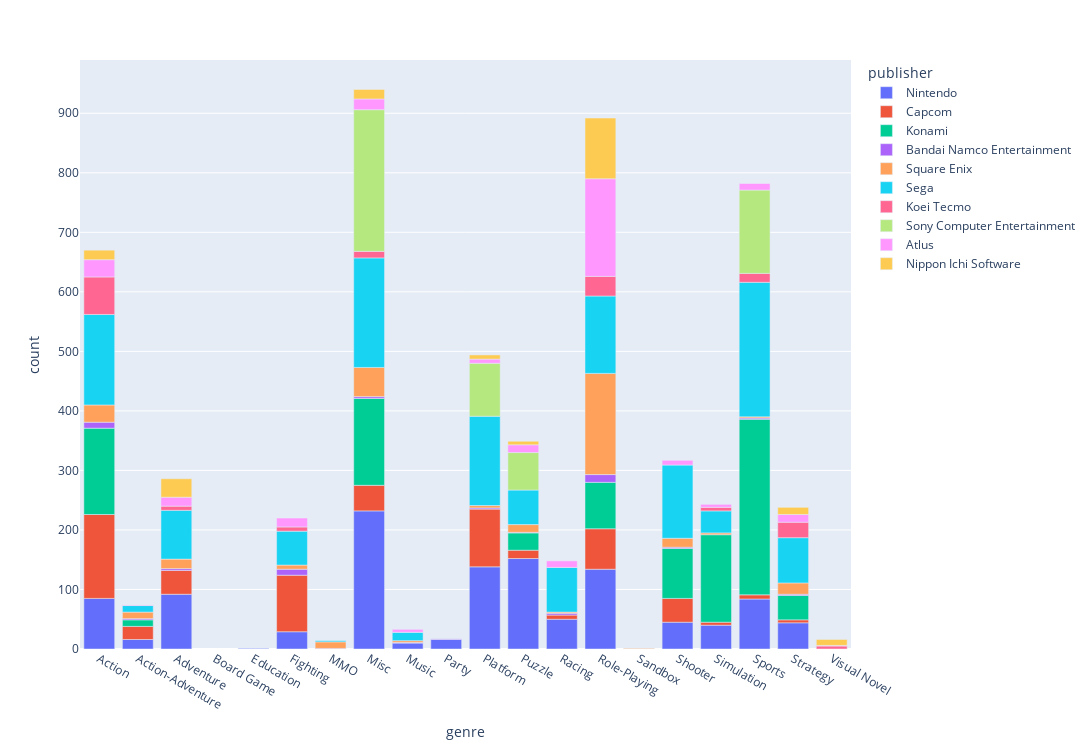

The notebook cell this image was saved under:
### Code cell
fig = px.bar(df_genres_per_jp_publusher_melted_for_plot, x='genre', y='count', color='publisher', height=750, width=1920)
fig.show()

### Figure 1 — Plotly figure (JSON) as saved in the notebook; plotly's stock layout.template omitted (floating-point values rounded to 4 significant figures)
{"data": [{"alignmentgroup": "True", "hovertemplate": "publisher=Nintendo<br>genre=%{x}<br>count=%{y}<extra></extra>", "legendgroup": "Nintendo", "marker": {"color": "#636efa", "pattern": {"shape": ""}}, "name": "Nintendo", "offsetgroup": "Nintendo", "orientation": "v", "showlegend": true, "textposition": "auto", "type": "bar", "x": ["Action", "Action-Adventure", "Adventure", "Board Game", "Education", "Fighting", "MMO", "Misc", "Music", "Party", "Platform", "Puzzle", "Racing", "Role-Playing", "Sandbox", "Shooter", "Simulation", "Sports", "Strategy", "Visual Novel"], "xaxis": "x", "y": [85, 16, 92, null, 1, 29, null, 232, 10, 16, 138, 152, 50, 134, null, 45, 40, 84, 44, null], "yaxis": "y"}, {"alignmentgroup": "True", "hovertemplate": "publisher=Capcom<br>genre=%{x}<br>count=%{y}<extra></extra>", "legendgroup": "Capcom", "marker": {"color": "#EF553B", "pattern": {"shape": ""}}, "name": "Capcom", "offsetgroup": "Capcom", "orientation": "v", "showlegend": true, "textposition": "auto", "type": "bar", "x": ["Action", "Action-Adventure", "Adventure", "Board Game", "Education", "Fighting", "MMO", "Misc", "Music", "Party", "Platform", "Puzzle", "Racing", "Role-Playing", "Sandbox", "Shooter", "Simulation", "Sports", "Strategy", "Visual Novel"], "xaxis": "x", "y": [141, 22, 40, null, null, 95, null, 43, null, null, 97, 14, 7, 68, null, 40, 5, 7, 5, null], "yaxis": "y"}, {"alignmentgroup": "True", "hovertemplate": "publisher=Konami<br>genre=%{x}<br>count=%{y}<extra></extra>", "legendgroup": "Konami", "marker": {"color": "#00cc96", "pattern": {"shape": ""}}, "name": "Konami", "offsetgroup": "Konami", "orientation": "v", "showlegend": true, "textposition": "auto", "type": "bar", "x": ["Action", "Action-Adventure", "Adventure", "Board Game", "Education", "Fighting", "MMO", "Misc", "Music", "Party", "Platform", "Puzzle", "Racing", "Role-Playing", "Sandbox", "Shooter", "Simulation", "Sports", "Strategy", "Visual Novel"], "xaxis": "x", "y": [145, 11, null, null, null, null, null, 146, null, null, null, 29, null, 78, null, 84, 147, 295, 41, null], "yaxis": "y"}, {"alignmentgroup": "True", "hovertemplate": "publisher=Bandai Namco Entertainment<br>genre=%{x}<br>count=%{y}<extra></extra>", "legendgroup": "Bandai Namco Entertainment", "marker": {"color": "#ab63fa", "pattern": {"shape": ""}}, "name": "Bandai Namco Entertainment", "offsetgroup": "Bandai Namco Entertainment", "orientation": "v", "showlegend": true, "textposition": "auto", "type": "bar", "x": ["Action", "Action-Adventure", "Adventure", "Board Game", "Education", "Fighting", "MMO", "Misc", "Music", "Party", "Platform", "Puzzle", "Racing", "Role-Playing", "Sandbox", "Shooter", "Simulation", "Sports", "Strategy", "Visual Novel"], "xaxis": "x", "y": [10, 2, 3, null, null, 10, 1, 3, 1, 1, 2, 1, 3, 13, null, 2, null, 2, 2, null], "yaxis": "y"}, {"alignmentgroup": "True", "hovertemplate": "publisher=Square Enix<br>genre=%{x}<br>count=%{y}<extra></extra>", "legendgroup": "Square Enix", "marker": {"color": "#FFA15A", "pattern": {"shape": ""}}, "name": "Square Enix", "offsetgroup": "Square Enix", "orientation": "v", "showlegend": true, "textposition": "auto", "type": "bar", "x": ["Action", "Action-Adventure", "Adventure", "Board Game", "Education", "Fighting", "MMO", "Misc", "Music", "Party", "Platform", "Puzzle", "Racing", "Role-Playing", "Sandbox", "Shooter", "Simulation", "Sports", "Strategy", "Visual Novel"], "xaxis": "x", "y": [29, 11, 16, null, null, 7, 11, 49, 3, null, 4, 13, 2, 170, 1, 15, 3, 2, 19, null], "yaxis": "y"}, {"alignmentgroup": "True", "hovertemplate": "publisher=Sega<br>genre=%{x}<br>count=%{y}<extra></extra>", "legendgroup": "Sega", "marker": {"color": "#19d3f3", "pattern": {"shape": ""}}, "name": "Sega", "offsetgroup": "Sega", "orientation": "v", "showlegend": true, "textposition": "auto", "type": "bar", "x": ["Action", "Action-Adventure", "Adventure", "Board Game", "Education", "Fighting", "MMO", "Misc", "Music", "Party", "Platform", "Puzzle", "Racing", "Role-Playing", "Sandbox", "Shooter", "Simulation", "Sports", "Strategy", "Visual Novel"], "xaxis": "x", "y": [152, 11, 82, null, null, 57, 2, 184, 14, null, 150, 58, 75, 130, null, 123, 37, 226, 76, null], "yaxis": "y"}, {"alignmentgroup": "True", "hovertemplate": "publisher=Koei Tecmo<br>genre=%{x}<br>count=%{y}<extra></extra>", "legendgroup": "Koei Tecmo", "marker": {"color": "#FF6692", "pattern": {"shape": ""}}, "name": "Koei Tecmo", "offsetgroup": "Koei Tecmo", "orientation": "v", "showlegend": true, "textposition": "auto", "type": "bar", "x": ["Action", "Action-Adventure", "Adventure", "Board Game", "Education", "Fighting", "MMO", "Misc", "Music", "Party", "Platform", "Puzzle", "Racing", "Role-Playing", "Sandbox", "Shooter", "Simulation", "Sports", "Strategy", "Visual Novel"], "xaxis": "x", "y": [63, null, 7, null, null, 7, null, 11, null, null, null, null, null, 33, null, null, 6, 15, 26, 5], "yaxis": "y"}, {"alignmentgroup": "True", "hovertemplate": "publisher=Sony Computer Entertainment<br>genre=%{x}<br>count=%{y}<extra></extra>", "legendgroup": "Sony Computer Entertainment", "marker": {"color": "#B6E880", "pattern": {"shape": ""}}, "name": "Sony Computer Entertainment", "offsetgroup": "Sony Computer Entertainment", "orientation": "v", "showlegend": true, "textposition": "auto", "type": "bar", "x": ["Action", "Action-Adventure", "Adventure", "Board Game", "Education", "Fighting", "MMO", "Misc", "Music", "Party", "Platform", "Puzzle", "Racing", "Role-Playing", "Sandbox", "Shooter", "Simulation", "Sports", "Strategy", "Visual Novel"], "xaxis": "x", "y": [null, null, null, null, null, null, null, 238, null, null, 89, 63, null, null, null, null, null, 140, null, null], "yaxis": "y"}, {"alignmentgroup": "True", "hovertemplate": "publisher=Atlus<br>genre=%{x}<br>count=%{y}<extra></extra>", "legendgroup": "Atlus", "marker": {"color": "#FF97FF", "pattern": {"shape": ""}}, "name": "Atlus", "offsetgroup": "Atlus", "orientation": "v", "showlegend": true, "textposition": "auto", "type": "bar", "x": ["Action", "Action-Adventure", "Adventure", "Board Game", "Education", "Fighting", "MMO", "Misc", "Music", "Party", "Platform", "Puzzle", "Racing", "Role-Playing", "Sandbox", "Shooter", "Simulation", "Sports", "Strategy", "Visual Novel"], "xaxis": "x", "y": [29, 1, 15, null, null, 15, null, 18, 5, null, 7, 13, 11, 164, null, 8, 5, 11, 13, 1], "yaxis": "y"}, {"alignmentgroup": "True", "hovertemplate": "publisher=Nippon Ichi Software<br>genre=%{x}<br>count=%{y}<extra></extra>", "legendgroup": "Nippon Ichi Software", "marker": {"color": "#FECB52", "pattern": {"shape": ""}}, "name": "Nippon Ichi Software", "offsetgroup": "Nippon Ichi Software", "orientation": "v", "showlegend": true, "textposition": "auto", "type": "bar", "x": ["Action", "Action-Adventure", "Adventure", "Board Game", "Education", "Fighting", "MMO", "Misc", "Music", "Party", "Platform", "Puzzle", "Racing", "Role-Playing", "Sandbox", "Shooter", "Simulation", "Sports", "Strategy", "Visual Novel"], "xaxis": "x", "y": [16, null, 31, null, null, null, null, 16, null, null, 7, 6, null, 102, null, null, null, null, 12, 10], "yaxis": "y"}], "layout": {"barmode": "relative", "height": 750, "legend": {"title": {"text": "publisher"}, "tracegroupgap": 0}, "margin": {"t": 60}, "width": 1920, "xaxis": {"anchor": "y", "domain": [0, 1], "title": {"text": "genre"}}, "yaxis": {"anchor": "x", "domain": [0, 1], "title": {"text": "count"}}}}
